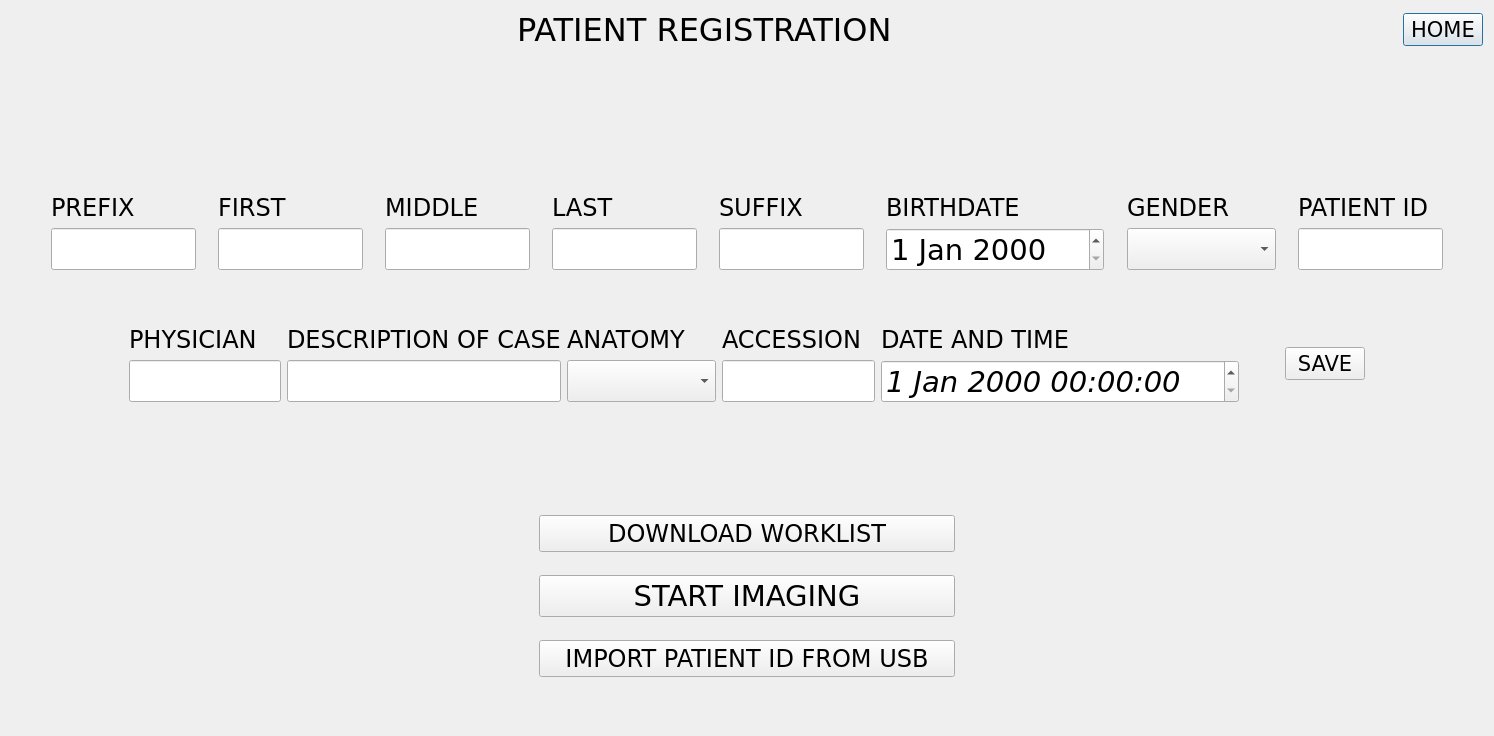
<?xml version="1.0" encoding="UTF-8"?>
<ui version="4.0">
 <class>patientRegistration</class>
 <widget class="QDialog" name="patientRegistration">
  <property name="geometry">
   <rect>
    <x>0</x>
    <y>0</y>
    <width>1494</width>
    <height>736</height>
   </rect>
  </property>
  <property name="windowTitle">
   <string>Dialog</string>
  </property>
  <layout class="QVBoxLayout" name="verticalLayout_18">
   <item>
    <layout class="QVBoxLayout" name="verticalLayout_17">
     <item>
      <layout class="QVBoxLayout" name="verticalLayout_15">
       <item>
        <layout class="QHBoxLayout" name="horizontalLayout_5">
         <item>
          <layout class="QHBoxLayout" name="horizontalLayout_4">
           <item>
            <spacer name="horizontalSpacer_2">
             <property name="orientation">
              <enum>Qt::Horizontal</enum>
             </property>
             <property name="sizeHint" stdset="0">
              <size>
               <width>372</width>
               <height>17</height>
              </size>
             </property>
            </spacer>
           </item>
           <item>
            <widget class="QLabel" name="label">
             <property name="sizePolicy">
              <sizepolicy hsizetype="Preferred" vsizetype="Preferred">
               <horstretch>0</horstretch>
               <verstretch>0</verstretch>
              </sizepolicy>
             </property>
             <property name="font">
              <font>
               <family>Verdana</family>
               <pointsize>24</pointsize>
              </font>
             </property>
             <property name="layoutDirection">
              <enum>Qt::LeftToRight</enum>
             </property>
             <property name="text">
              <string>PATIENT REGISTRATION</string>
             </property>
            </widget>
           </item>
           <item>
            <spacer name="horizontalSpacer">
             <property name="orientation">
              <enum>Qt::Horizontal</enum>
             </property>
             <property name="sizeHint" stdset="0">
              <size>
               <width>222</width>
               <height>35</height>
              </size>
             </property>
            </spacer>
           </item>
          </layout>
         </item>
         <item>
          <widget class="QPushButton" name="pushButton_5">
           <property name="font">
            <font>
             <family>Verdana</family>
             <pointsize>16</pointsize>
            </font>
           </property>
           <property name="text">
            <string>HOME</string>
           </property>
          </widget>
         </item>
        </layout>
       </item>
       <item>
        <layout class="QVBoxLayout" name="verticalLayout_14">
         <item>
          <spacer name="verticalSpacer_3">
           <property name="orientation">
            <enum>Qt::Vertical</enum>
           </property>
           <property name="sizeType">
            <enum>QSizePolicy::Expanding</enum>
           </property>
           <property name="sizeHint" stdset="0">
            <size>
             <width>20</width>
             <height>138</height>
            </size>
           </property>
          </spacer>
         </item>
         <item>
          <layout class="QHBoxLayout" name="horizontalLayout">
           <item>
            <spacer name="horizontalSpacer_3">
             <property name="orientation">
              <enum>Qt::Horizontal</enum>
             </property>
             <property name="sizeType">
              <enum>QSizePolicy::Fixed</enum>
             </property>
             <property name="sizeHint" stdset="0">
              <size>
               <width>40</width>
               <height>20</height>
              </size>
             </property>
            </spacer>
           </item>
           <item>
            <layout class="QVBoxLayout" name="verticalLayout_5">
             <item>
              <widget class="QLabel" name="label_12">
               <property name="sizePolicy">
                <sizepolicy hsizetype="Preferred" vsizetype="Fixed">
                 <horstretch>0</horstretch>
                 <verstretch>0</verstretch>
                </sizepolicy>
               </property>
               <property name="font">
                <font>
                 <family>Verdana</family>
                 <pointsize>18</pointsize>
                </font>
               </property>
               <property name="text">
                <string>PREFIX</string>
               </property>
              </widget>
             </item>
             <item>
              <widget class="QLineEdit" name="lineEdit_prefix">
               <property name="sizePolicy">
                <sizepolicy hsizetype="Preferred" vsizetype="Fixed">
                 <horstretch>0</horstretch>
                 <verstretch>0</verstretch>
                </sizepolicy>
               </property>
               <property name="font">
                <font>
                 <family>Verdana</family>
                 <pointsize>22</pointsize>
                </font>
               </property>
              </widget>
             </item>
            </layout>
           </item>
           <item>
            <spacer name="horizontalSpacer_7">
             <property name="orientation">
              <enum>Qt::Horizontal</enum>
             </property>
             <property name="sizeType">
              <enum>QSizePolicy::Fixed</enum>
             </property>
             <property name="sizeHint" stdset="0">
              <size>
               <width>16</width>
               <height>54</height>
              </size>
             </property>
            </spacer>
           </item>
           <item>
            <layout class="QVBoxLayout" name="verticalLayout_6">
             <item>
              <widget class="QLabel" name="label_2">
               <property name="sizePolicy">
                <sizepolicy hsizetype="Preferred" vsizetype="Fixed">
                 <horstretch>0</horstretch>
                 <verstretch>0</verstretch>
                </sizepolicy>
               </property>
               <property name="font">
                <font>
                 <family>Verdana</family>
                 <pointsize>18</pointsize>
                </font>
               </property>
               <property name="text">
                <string>FIRST</string>
               </property>
               <property name="buddy">
                <cstring>lineEdit_first</cstring>
               </property>
              </widget>
             </item>
             <item>
              <widget class="QLineEdit" name="lineEdit_first">
               <property name="sizePolicy">
                <sizepolicy hsizetype="Preferred" vsizetype="Fixed">
                 <horstretch>0</horstretch>
                 <verstretch>0</verstretch>
                </sizepolicy>
               </property>
               <property name="font">
                <font>
                 <family>Verdana</family>
                 <pointsize>22</pointsize>
                </font>
               </property>
              </widget>
             </item>
            </layout>
           </item>
           <item>
            <spacer name="horizontalSpacer_8">
             <property name="orientation">
              <enum>Qt::Horizontal</enum>
             </property>
             <property name="sizeType">
              <enum>QSizePolicy::Fixed</enum>
             </property>
             <property name="sizeHint" stdset="0">
              <size>
               <width>16</width>
               <height>54</height>
              </size>
             </property>
            </spacer>
           </item>
           <item>
            <layout class="QVBoxLayout" name="verticalLayout_7">
             <item>
              <widget class="QLabel" name="label_3">
               <property name="sizePolicy">
                <sizepolicy hsizetype="Preferred" vsizetype="Fixed">
                 <horstretch>0</horstretch>
                 <verstretch>0</verstretch>
                </sizepolicy>
               </property>
               <property name="font">
                <font>
                 <family>Verdana</family>
                 <pointsize>18</pointsize>
                </font>
               </property>
               <property name="text">
                <string>MIDDLE</string>
               </property>
               <property name="buddy">
                <cstring>lineEdit_middle</cstring>
               </property>
              </widget>
             </item>
             <item>
              <widget class="QLineEdit" name="lineEdit_middle">
               <property name="sizePolicy">
                <sizepolicy hsizetype="Preferred" vsizetype="Fixed">
                 <horstretch>0</horstretch>
                 <verstretch>0</verstretch>
                </sizepolicy>
               </property>
               <property name="font">
                <font>
                 <family>Verdana</family>
                 <pointsize>22</pointsize>
                </font>
               </property>
              </widget>
             </item>
            </layout>
           </item>
           <item>
            <spacer name="horizontalSpacer_9">
             <property name="orientation">
              <enum>Qt::Horizontal</enum>
             </property>
             <property name="sizeType">
              <enum>QSizePolicy::Fixed</enum>
             </property>
             <property name="sizeHint" stdset="0">
              <size>
               <width>16</width>
               <height>54</height>
              </size>
             </property>
            </spacer>
           </item>
           <item>
            <layout class="QVBoxLayout" name="verticalLayout_8">
             <item>
              <widget class="QLabel" name="label_4">
               <property name="sizePolicy">
                <sizepolicy hsizetype="Preferred" vsizetype="Fixed">
                 <horstretch>0</horstretch>
                 <verstretch>0</verstretch>
                </sizepolicy>
               </property>
               <property name="font">
                <font>
                 <family>Verdana</family>
                 <pointsize>18</pointsize>
                </font>
               </property>
               <property name="text">
                <string>LAST</string>
               </property>
               <property name="buddy">
                <cstring>lineEdit_last</cstring>
               </property>
              </widget>
             </item>
             <item>
              <widget class="QLineEdit" name="lineEdit_last">
               <property name="sizePolicy">
                <sizepolicy hsizetype="Preferred" vsizetype="Fixed">
                 <horstretch>0</horstretch>
                 <verstretch>0</verstretch>
                </sizepolicy>
               </property>
               <property name="font">
                <font>
                 <family>Verdana</family>
                 <pointsize>22</pointsize>
                </font>
               </property>
              </widget>
             </item>
            </layout>
           </item>
           <item>
            <spacer name="horizontalSpacer_10">
             <property name="orientation">
              <enum>Qt::Horizontal</enum>
             </property>
             <property name="sizeType">
              <enum>QSizePolicy::Fixed</enum>
             </property>
             <property name="sizeHint" stdset="0">
              <size>
               <width>16</width>
               <height>54</height>
              </size>
             </property>
            </spacer>
           </item>
           <item>
            <layout class="QVBoxLayout" name="verticalLayout_9">
             <item>
              <widget class="QLabel" name="label_5">
               <property name="sizePolicy">
                <sizepolicy hsizetype="Preferred" vsizetype="Fixed">
                 <horstretch>0</horstretch>
                 <verstretch>0</verstretch>
                </sizepolicy>
               </property>
               <property name="font">
                <font>
                 <family>Verdana</family>
                 <pointsize>18</pointsize>
                </font>
               </property>
               <property name="text">
                <string>SUFFIX</string>
               </property>
               <property name="buddy">
                <cstring>lineEdit_suffix</cstring>
               </property>
              </widget>
             </item>
             <item>
              <widget class="QLineEdit" name="lineEdit_suffix">
               <property name="sizePolicy">
                <sizepolicy hsizetype="Preferred" vsizetype="Fixed">
                 <horstretch>0</horstretch>
                 <verstretch>0</verstretch>
                </sizepolicy>
               </property>
               <property name="font">
                <font>
                 <family>Verdana</family>
                 <pointsize>22</pointsize>
                </font>
               </property>
              </widget>
             </item>
            </layout>
           </item>
           <item>
            <spacer name="horizontalSpacer_11">
             <property name="orientation">
              <enum>Qt::Horizontal</enum>
             </property>
             <property name="sizeType">
              <enum>QSizePolicy::Fixed</enum>
             </property>
             <property name="sizeHint" stdset="0">
              <size>
               <width>16</width>
               <height>54</height>
              </size>
             </property>
            </spacer>
           </item>
           <item>
            <layout class="QVBoxLayout" name="verticalLayout_10">
             <item>
              <widget class="QLabel" name="label_7">
               <property name="sizePolicy">
                <sizepolicy hsizetype="Preferred" vsizetype="Fixed">
                 <horstretch>0</horstretch>
                 <verstretch>0</verstretch>
                </sizepolicy>
               </property>
               <property name="font">
                <font>
                 <family>Verdana</family>
                 <pointsize>18</pointsize>
                </font>
               </property>
               <property name="text">
                <string>BIRTHDATE</string>
               </property>
               <property name="buddy">
                <cstring>dateEdit_dob</cstring>
               </property>
              </widget>
             </item>
             <item>
              <widget class="QDateEdit" name="dateEdit_dob">
               <property name="sizePolicy">
                <sizepolicy hsizetype="Preferred" vsizetype="Fixed">
                 <horstretch>0</horstretch>
                 <verstretch>0</verstretch>
                </sizepolicy>
               </property>
               <property name="font">
                <font>
                 <family>Verdana</family>
                 <pointsize>22</pointsize>
                </font>
               </property>
              </widget>
             </item>
            </layout>
           </item>
           <item>
            <spacer name="horizontalSpacer_12">
             <property name="orientation">
              <enum>Qt::Horizontal</enum>
             </property>
             <property name="sizeType">
              <enum>QSizePolicy::Fixed</enum>
             </property>
             <property name="sizeHint" stdset="0">
              <size>
               <width>17</width>
               <height>54</height>
              </size>
             </property>
            </spacer>
           </item>
           <item>
            <widget class="QSplitter" name="splitter_2">
             <property name="orientation">
              <enum>Qt::Vertical</enum>
             </property>
             <widget class="QWidget" name="layoutWidget">
              <layout class="QVBoxLayout" name="verticalLayout_12">
               <item>
                <widget class="QLabel" name="label_6">
                 <property name="sizePolicy">
                  <sizepolicy hsizetype="Preferred" vsizetype="Fixed">
                   <horstretch>0</horstretch>
                   <verstretch>0</verstretch>
                  </sizepolicy>
                 </property>
                 <property name="font">
                  <font>
                   <family>Verdana</family>
                   <pointsize>18</pointsize>
                  </font>
                 </property>
                 <property name="text">
                  <string>GENDER</string>
                 </property>
                </widget>
               </item>
               <item>
                <widget class="QComboBox" name="comboBox_sex">
                 <property name="sizePolicy">
                  <sizepolicy hsizetype="Preferred" vsizetype="Fixed">
                   <horstretch>0</horstretch>
                   <verstretch>0</verstretch>
                  </sizepolicy>
                 </property>
                 <property name="font">
                  <font>
                   <family>Verdana</family>
                   <pointsize>22</pointsize>
                  </font>
                 </property>
                </widget>
               </item>
              </layout>
             </widget>
            </widget>
           </item>
           <item>
            <spacer name="horizontalSpacer_13">
             <property name="orientation">
              <enum>Qt::Horizontal</enum>
             </property>
             <property name="sizeType">
              <enum>QSizePolicy::Fixed</enum>
             </property>
             <property name="sizeHint" stdset="0">
              <size>
               <width>16</width>
               <height>54</height>
              </size>
             </property>
            </spacer>
           </item>
           <item>
            <layout class="QVBoxLayout" name="verticalLayout_11">
             <item>
              <widget class="QLabel" name="label_8">
               <property name="sizePolicy">
                <sizepolicy hsizetype="Preferred" vsizetype="Fixed">
                 <horstretch>0</horstretch>
                 <verstretch>0</verstretch>
                </sizepolicy>
               </property>
               <property name="font">
                <font>
                 <family>Verdana</family>
                 <pointsize>18</pointsize>
                </font>
               </property>
               <property name="text">
                <string>PATIENT ID</string>
               </property>
               <property name="buddy">
                <cstring>lineEdit_patientid</cstring>
               </property>
              </widget>
             </item>
             <item>
              <widget class="QLineEdit" name="lineEdit_patientid">
               <property name="sizePolicy">
                <sizepolicy hsizetype="Preferred" vsizetype="Fixed">
                 <horstretch>0</horstretch>
                 <verstretch>0</verstretch>
                </sizepolicy>
               </property>
               <property name="font">
                <font>
                 <family>Verdana</family>
                 <pointsize>22</pointsize>
                </font>
               </property>
              </widget>
             </item>
            </layout>
           </item>
           <item>
            <spacer name="horizontalSpacer_4">
             <property name="orientation">
              <enum>Qt::Horizontal</enum>
             </property>
             <property name="sizeType">
              <enum>QSizePolicy::Fixed</enum>
             </property>
             <property name="sizeHint" stdset="0">
              <size>
               <width>40</width>
               <height>20</height>
              </size>
             </property>
            </spacer>
           </item>
          </layout>
         </item>
        </layout>
       </item>
       <item>
        <layout class="QVBoxLayout" name="verticalLayout_13">
         <item>
          <spacer name="verticalSpacer_4">
           <property name="orientation">
            <enum>Qt::Vertical</enum>
           </property>
           <property name="sizeType">
            <enum>QSizePolicy::Expanding</enum>
           </property>
           <property name="sizeHint" stdset="0">
            <size>
             <width>20</width>
             <height>48</height>
            </size>
           </property>
          </spacer>
         </item>
         <item>
          <layout class="QHBoxLayout" name="horizontalLayout_7">
           <item>
            <spacer name="horizontalSpacer_5">
             <property name="orientation">
              <enum>Qt::Horizontal</enum>
             </property>
             <property name="sizeType">
              <enum>QSizePolicy::Fixed</enum>
             </property>
             <property name="sizeHint" stdset="0">
              <size>
               <width>118</width>
               <height>20</height>
              </size>
             </property>
            </spacer>
           </item>
           <item>
            <layout class="QHBoxLayout" name="horizontalLayout_3">
             <item>
              <layout class="QHBoxLayout" name="horizontalLayout_2">
               <item>
                <layout class="QVBoxLayout" name="verticalLayout_4">
                 <item>
                  <widget class="QLabel" name="label_9">
                   <property name="sizePolicy">
                    <sizepolicy hsizetype="Preferred" vsizetype="Fixed">
                     <horstretch>0</horstretch>
                     <verstretch>0</verstretch>
                    </sizepolicy>
                   </property>
                   <property name="font">
                    <font>
                     <family>Verdana</family>
                     <pointsize>18</pointsize>
                    </font>
                   </property>
                   <property name="text">
                    <string>PHYSICIAN</string>
                   </property>
                   <property name="buddy">
                    <cstring>lineEdit_physician</cstring>
                   </property>
                  </widget>
                 </item>
                 <item>
                  <widget class="QLineEdit" name="lineEdit_physician">
                   <property name="sizePolicy">
                    <sizepolicy hsizetype="Preferred" vsizetype="Fixed">
                     <horstretch>0</horstretch>
                     <verstretch>0</verstretch>
                    </sizepolicy>
                   </property>
                   <property name="font">
                    <font>
                     <family>Verdana</family>
                     <pointsize>22</pointsize>
                    </font>
                   </property>
                  </widget>
                 </item>
                </layout>
               </item>
               <item>
                <spacer name="horizontalSpacer_14">
                 <property name="orientation">
                  <enum>Qt::Horizontal</enum>
                 </property>
                 <property name="sizeHint" stdset="0">
                  <size>
                   <width>40</width>
                   <height>20</height>
                  </size>
                 </property>
                </spacer>
               </item>
               <item>
                <layout class="QVBoxLayout" name="verticalLayout_3">
                 <item>
                  <widget class="QLabel" name="label_10">
                   <property name="sizePolicy">
                    <sizepolicy hsizetype="Preferred" vsizetype="Fixed">
                     <horstretch>0</horstretch>
                     <verstretch>0</verstretch>
                    </sizepolicy>
                   </property>
                   <property name="font">
                    <font>
                     <family>Verdana</family>
                     <pointsize>18</pointsize>
                    </font>
                   </property>
                   <property name="text">
                    <string>DESCRIPTION OF CASE</string>
                   </property>
                   <property name="buddy">
                    <cstring>lineEdit_description</cstring>
                   </property>
                  </widget>
                 </item>
                 <item>
                  <widget class="QLineEdit" name="lineEdit_description">
                   <property name="sizePolicy">
                    <sizepolicy hsizetype="Preferred" vsizetype="Fixed">
                     <horstretch>0</horstretch>
                     <verstretch>0</verstretch>
                    </sizepolicy>
                   </property>
                   <property name="font">
                    <font>
                     <family>Verdana</family>
                     <pointsize>22</pointsize>
                    </font>
                   </property>
                   <property name="text">
                    <string/>
                   </property>
                  </widget>
                 </item>
                </layout>
               </item>
               <item>
                <spacer name="horizontalSpacer_15">
                 <property name="orientation">
                  <enum>Qt::Horizontal</enum>
                 </property>
                 <property name="sizeHint" stdset="0">
                  <size>
                   <width>40</width>
                   <height>20</height>
                  </size>
                 </property>
                </spacer>
               </item>
               <item>
                <widget class="QSplitter" name="splitter">
                 <property name="orientation">
                  <enum>Qt::Vertical</enum>
                 </property>
                 <widget class="QWidget" name="layoutWidget">
                  <layout class="QGridLayout" name="gridLayout_2">
                   <item row="0" column="0">
                    <widget class="QLabel" name="label_15">
                     <property name="sizePolicy">
                      <sizepolicy hsizetype="Preferred" vsizetype="Fixed">
                       <horstretch>0</horstretch>
                       <verstretch>0</verstretch>
                      </sizepolicy>
                     </property>
                     <property name="font">
                      <font>
                       <family>Verdana</family>
                       <pointsize>18</pointsize>
                      </font>
                     </property>
                     <property name="text">
                      <string>ANATOMY</string>
                     </property>
                     <property name="buddy">
                      <cstring>lineEdit_accession</cstring>
                     </property>
                    </widget>
                   </item>
                   <item row="1" column="0">
                    <widget class="QComboBox" name="comboBox_anatomy">
                     <property name="sizePolicy">
                      <sizepolicy hsizetype="Preferred" vsizetype="Fixed">
                       <horstretch>0</horstretch>
                       <verstretch>0</verstretch>
                      </sizepolicy>
                     </property>
                     <property name="font">
                      <font>
                       <family>Verdana</family>
                       <pointsize>22</pointsize>
                      </font>
                     </property>
                    </widget>
                   </item>
                  </layout>
                 </widget>
                </widget>
               </item>
               <item>
                <spacer name="horizontalSpacer_16">
                 <property name="orientation">
                  <enum>Qt::Horizontal</enum>
                 </property>
                 <property name="sizeHint" stdset="0">
                  <size>
                   <width>40</width>
                   <height>20</height>
                  </size>
                 </property>
                </spacer>
               </item>
               <item>
                <layout class="QVBoxLayout" name="verticalLayout_2">
                 <item>
                  <widget class="QLabel" name="label_13">
                   <property name="sizePolicy">
                    <sizepolicy hsizetype="Preferred" vsizetype="Fixed">
                     <horstretch>0</horstretch>
                     <verstretch>0</verstretch>
                    </sizepolicy>
                   </property>
                   <property name="font">
                    <font>
                     <family>Verdana</family>
                     <pointsize>18</pointsize>
                    </font>
                   </property>
                   <property name="text">
                    <string>ACCESSION</string>
                   </property>
                   <property name="buddy">
                    <cstring>lineEdit_accession</cstring>
                   </property>
                  </widget>
                 </item>
                 <item>
                  <widget class="QLineEdit" name="lineEdit_accession">
                   <property name="sizePolicy">
                    <sizepolicy hsizetype="Preferred" vsizetype="Fixed">
                     <horstretch>0</horstretch>
                     <verstretch>0</verstretch>
                    </sizepolicy>
                   </property>
                   <property name="font">
                    <font>
                     <family>Verdana</family>
                     <pointsize>22</pointsize>
                    </font>
                   </property>
                  </widget>
                 </item>
                </layout>
               </item>
               <item>
                <spacer name="horizontalSpacer_17">
                 <property name="orientation">
                  <enum>Qt::Horizontal</enum>
                 </property>
                 <property name="sizeHint" stdset="0">
                  <size>
                   <width>40</width>
                   <height>20</height>
                  </size>
                 </property>
                </spacer>
               </item>
               <item>
                <layout class="QVBoxLayout" name="verticalLayout">
                 <item>
                  <widget class="QLabel" name="label_11">
                   <property name="sizePolicy">
                    <sizepolicy hsizetype="Preferred" vsizetype="Fixed">
                     <horstretch>0</horstretch>
                     <verstretch>0</verstretch>
                    </sizepolicy>
                   </property>
                   <property name="font">
                    <font>
                     <family>Verdana</family>
                     <pointsize>18</pointsize>
                    </font>
                   </property>
                   <property name="text">
                    <string>DATE AND TIME</string>
                   </property>
                  </widget>
                 </item>
                 <item>
                  <widget class="QDateTimeEdit" name="dateTimeEdit">
                   <property name="sizePolicy">
                    <sizepolicy hsizetype="Preferred" vsizetype="Fixed">
                     <horstretch>0</horstretch>
                     <verstretch>0</verstretch>
                    </sizepolicy>
                   </property>
                   <property name="font">
                    <font>
                     <family>Verdana</family>
                     <pointsize>22</pointsize>
                     <italic>true</italic>
                    </font>
                   </property>
                  </widget>
                 </item>
                </layout>
               </item>
              </layout>
             </item>
             <item>
              <spacer name="horizontalSpacer_18">
               <property name="orientation">
                <enum>Qt::Horizontal</enum>
               </property>
               <property name="sizeType">
                <enum>QSizePolicy::Fixed</enum>
               </property>
               <property name="sizeHint" stdset="0">
                <size>
                 <width>40</width>
                 <height>20</height>
                </size>
               </property>
              </spacer>
             </item>
             <item>
              <widget class="QPushButton" name="pushButton_saved">
               <property name="font">
                <font>
                 <family>Verdana</family>
                 <pointsize>16</pointsize>
                </font>
               </property>
               <property name="text">
                <string>SAVE</string>
               </property>
              </widget>
             </item>
            </layout>
           </item>
           <item>
            <spacer name="horizontalSpacer_6">
             <property name="orientation">
              <enum>Qt::Horizontal</enum>
             </property>
             <property name="sizeType">
              <enum>QSizePolicy::Fixed</enum>
             </property>
             <property name="sizeHint" stdset="0">
              <size>
               <width>118</width>
               <height>20</height>
              </size>
             </property>
            </spacer>
           </item>
          </layout>
         </item>
        </layout>
       </item>
      </layout>
     </item>
     <item>
      <layout class="QVBoxLayout" name="verticalLayout_16">
       <item>
        <spacer name="verticalSpacer_5">
         <property name="orientation">
          <enum>Qt::Vertical</enum>
         </property>
         <property name="sizeType">
          <enum>QSizePolicy::Expanding</enum>
         </property>
         <property name="sizeHint" stdset="0">
          <size>
           <width>20</width>
           <height>78</height>
          </size>
         </property>
        </spacer>
       </item>
       <item>
        <layout class="QHBoxLayout" name="horizontalLayout_6">
         <item>
          <spacer name="horizontalSpacer_19">
           <property name="orientation">
            <enum>Qt::Horizontal</enum>
           </property>
           <property name="sizeType">
            <enum>QSizePolicy::Fixed</enum>
           </property>
           <property name="sizeHint" stdset="0">
            <size>
             <width>528</width>
             <height>20</height>
            </size>
           </property>
          </spacer>
         </item>
         <item>
          <layout class="QGridLayout" name="gridLayout">
           <item row="0" column="0">
            <widget class="QPushButton" name="pushButton_3">
             <property name="font">
              <font>
               <family>Verdana</family>
               <pointsize>18</pointsize>
              </font>
             </property>
             <property name="text">
              <string>DOWNLOAD WORKLIST</string>
             </property>
            </widget>
           </item>
           <item row="1" column="0">
            <spacer name="verticalSpacer">
             <property name="orientation">
              <enum>Qt::Vertical</enum>
             </property>
             <property name="sizeType">
              <enum>QSizePolicy::Fixed</enum>
             </property>
             <property name="sizeHint" stdset="0">
              <size>
               <width>20</width>
               <height>17</height>
              </size>
             </property>
            </spacer>
           </item>
           <item row="2" column="0">
            <widget class="QPushButton" name="pushButton_Imaging">
             <property name="font">
              <font>
               <family>Verdana</family>
               <pointsize>22</pointsize>
              </font>
             </property>
             <property name="text">
              <string>START IMAGING</string>
             </property>
            </widget>
           </item>
           <item row="3" column="0">
            <spacer name="verticalSpacer_2">
             <property name="orientation">
              <enum>Qt::Vertical</enum>
             </property>
             <property name="sizeType">
              <enum>QSizePolicy::Fixed</enum>
             </property>
             <property name="sizeHint" stdset="0">
              <size>
               <width>20</width>
               <height>17</height>
              </size>
             </property>
            </spacer>
           </item>
           <item row="4" column="0">
            <widget class="QPushButton" name="pushButton_4">
             <property name="font">
              <font>
               <family>Verdana</family>
               <pointsize>18</pointsize>
              </font>
             </property>
             <property name="text">
              <string>IMPORT PATIENT ID FROM USB</string>
             </property>
            </widget>
           </item>
          </layout>
         </item>
         <item>
          <spacer name="horizontalSpacer_20">
           <property name="orientation">
            <enum>Qt::Horizontal</enum>
           </property>
           <property name="sizeType">
            <enum>QSizePolicy::Fixed</enum>
           </property>
           <property name="sizeHint" stdset="0">
            <size>
             <width>528</width>
             <height>20</height>
            </size>
           </property>
          </spacer>
         </item>
        </layout>
       </item>
       <item>
        <spacer name="verticalSpacer_6">
         <property name="orientation">
          <enum>Qt::Vertical</enum>
         </property>
         <property name="sizeType">
          <enum>QSizePolicy::Fixed</enum>
         </property>
         <property name="sizeHint" stdset="0">
          <size>
           <width>20</width>
           <height>48</height>
          </size>
         </property>
        </spacer>
       </item>
      </layout>
     </item>
    </layout>
   </item>
  </layout>
 </widget>
 <resources/>
 <connections/>
</ui>
